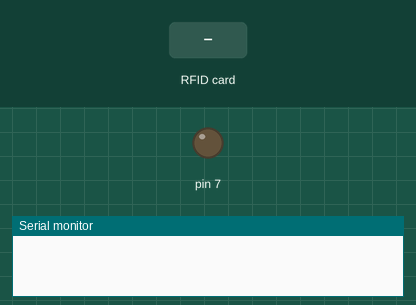
Simulated run of this sketch. Board: Arduino Uno, built with avr-gcc and run on an emulated ATmega328P. On the bench: output pins drawn as LEDs (lit = HIGH), the last lines printed to the serial monitor. The test bench sets the inputs (shaded band). Pins used as bus, display or sensor lines are not drawn.

Above: at 1.2 s.
1.3 s: RFID card 16 E2 70 A1 held to the reader
At 2.3 s:
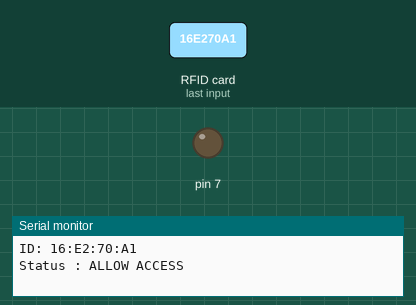
2.9 s: RFID card 70 53 5D A8 held to the reader
At 3.8 s:
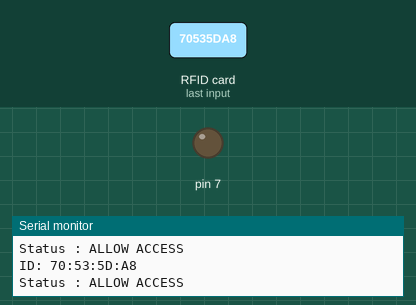
4.5 s: RFID card 06 DA FF AC held to the reader
At 5.3 s:
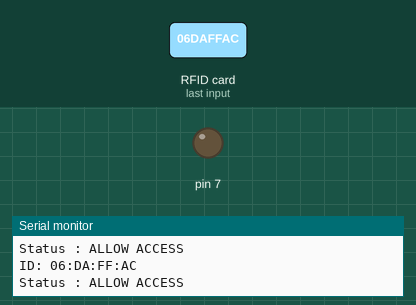
Timing chart, 0 to 7.5 s (numbered marks = the images above; inputs shaded):
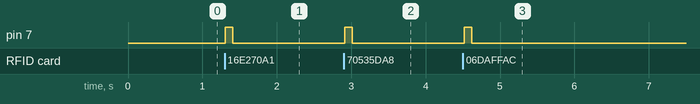

Measured:
- after the input at 1.3 s, pin 7: LOW → HIGH at once, → LOW 0.10 s later
- after the input at 2.9 s, pin 7: LOW → HIGH at once, → LOW 0.10 s later
- after the input at 4.5 s, pin 7: LOW → HIGH at once, → LOW 0.10 s later

The sketch:

6-3.ino
```cpp
#include <SPI.h>
#include <MFRC522.h>

#define SS 10
#define RST 9

MFRC522 rfid(SS, RST);
MFRC522::MIFARE_Key key;

char *UID[] = {"16:E2:70:A1", "70:53:5D:A8", "06:DA:FF:AC"};
uint8_t ArrayLen = 3;
String strID = "";

void setup() {
  // put your setup code here, to run once:
  Serial.begin(9600);
  pinMode(7, OUTPUT);
  SPI.begin();
  rfid.PCD_Init();
}

bool checkID() {
  for (int i=0; i<ArrayLen; i++){
    if(strID.indexOf(UID[i]) >= 0) return true;
  }
  return false;
}


void loop() {
  // put your main code here, to run repeatedly:
  if(!rfid.PICC_IsNewCardPresent() || !rfid.PICC_ReadCardSerial()) return;

  if(rfid.uid.uidByte > 0) {
    digitalWrite(7, HIGH); delay(100); digitalWrite(7, LOW);
  }


  for (byte i=0;i<4;i++) {
    strID += (rfid.uid.uidByte[i] < 0x10 ? "0" : "") +
    String(rfid.uid.uidByte[i], HEX) + (i !=3 ? ":" : "");
  }
  strID.toUpperCase();

  Serial.print("ID: ");
  Serial.println(strID);
  if(checkID() == true) {Serial.println("Status : ALLOW ACCESS"); }
  else {Serial.println("Status : ACCESS DENIDE!");}

  strID = "";
  rfid.PICC_HaltA();
  rfid.PCD_StopCrypto1();
}
```
